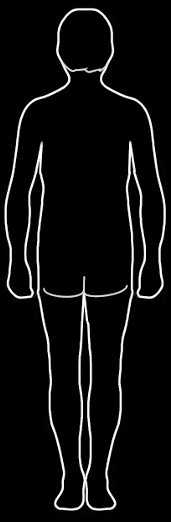
%> input picture BodySPM/bodySPM_back_outline.png, 171 x 522 px
$ octave s3_check_subject_response.m   (GNU Octave 9; MATLAB toolbox functions it lacks are replaced by stand-ins)
%> lines starting %> are read from the running program, lines starting %| are printed output that depends on the picture; in (x1, y1, x2, y2) boxes, pixels count from 0 and x2, y2 are one past the last pixel; in counts of white or black regions, pixels touching at a corner belong together; the program's own positions count from 1
%% you can use this code to investigate responses (from one or more subjects)
% and verify location of mask & outline for one and two sided data

addpath(genpath('/Users/jtsuvile/Documents/projects/kipupotilaat/code/BodySPM/'));
addpath(genpath('/Users/jtsuvile/Documents/projects/kipupotilaat/code/'));
cfg.outdata = '/Users/jtsuvile/Documents/projects/kipupotilaat/data/mat-files/';
back_outline = double(imread('bodySPM_back_outline.png'));
%> back_outline: size 522x171 double; min 0, max 255, mean 14.9; mean of the top-left, top-right, bottom-left and bottom-right quarters 14.1, 14, 16, 15.3
front_outline = double(imread('bodySPM_front_outline.png'));
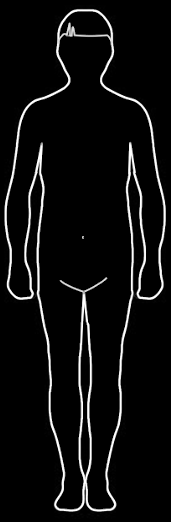
%> input picture BodySPM/bodySPM_front_outline.png, 171 x 522 px
%> front_outline: size 522x171 double; min 0, max 255, mean 14.8; mean of the top-left, top-right, bottom-left and bottom-right quarters 14.8, 14, 15.5, 15
back_outline(back_outline<50) = 0;
%> back_outline: size 522x171 double; min 0, max 255, mean 14.5
back_outline(back_outline>50) = 5;
%> back_outline: size 522x171 double; min 0, max 50, mean 0.4

front_outline(front_outline<50) = 0;
%> front_outline: size 522x171 double; min 0, max 255, mean 14.5; mean of the top-left, top-right, bottom-left and bottom-right quarters 14.5, 13.6, 15.1, 14.6
front_outline(front_outline>50) = 5;
%> front_outline: size 522x171 double; min 0, max 50, mean 0.4; mean of the top-left, top-right, bottom-left and bottom-right quarters 0.4, 0.4, 0.4, 0.4
outline = [front_outline back_outline];
outline(outline > 10) = 1;
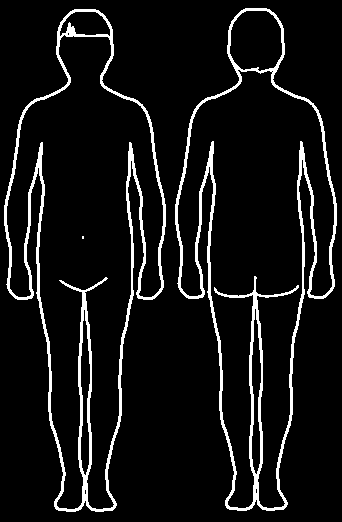
%> outline: size 522x342 double; min 0, max 5, mean 0.39; drawn with min black and max white
base=double(imread('bodySPM_base2.png'));
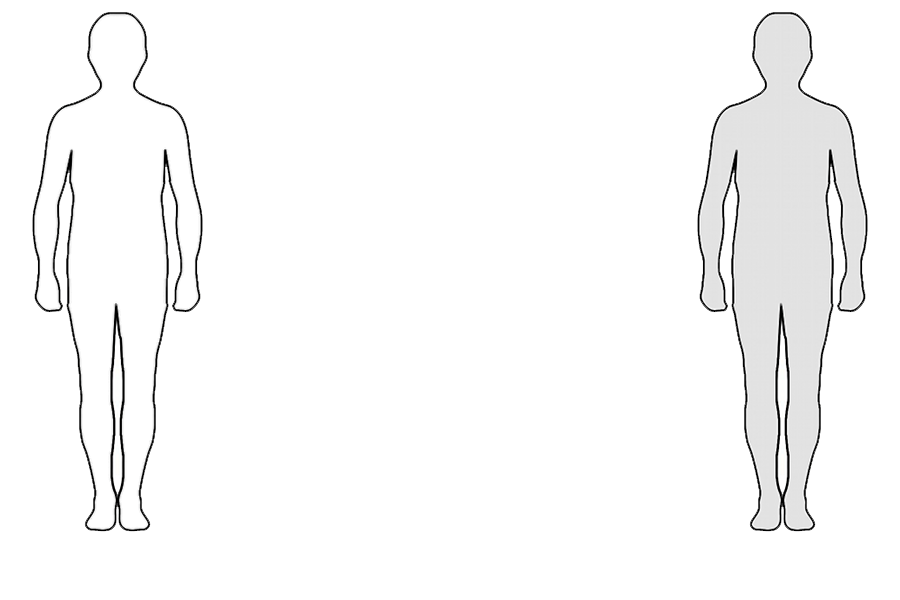
%> input picture BodySPM/bodySPM_base2.png, 900 x 600 px
mask=double(imread('bodySPM_base3.png'));
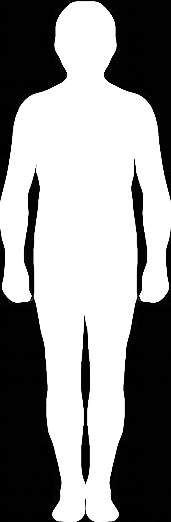
%> input picture BodySPM/bodySPM_base3.png, 171 x 522 px
%> mask: size 522x171 double; min 0, max 255, mean 144.3; mean of the top-left, top-right, bottom-left and bottom-right quarters 167.2, 168.2, 121, 120.7
fb_mask=double(imread('bodySPM_frontback_mask.png'));
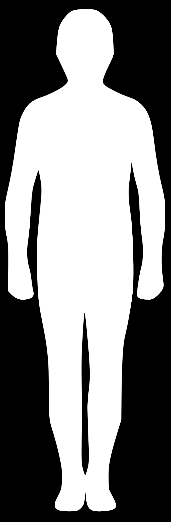
%> input picture BodySPM/bodySPM_frontback_mask.png, 171 x 522 px
%> fb_mask: size 522x171x3 double; min 0, max 255, mean 129.7; mean of the top-left, top-right, bottom-left and bottom-right quarters 152.8, 151.3, 107.6, 107
mask=double(mask*.85);
mask(mask<30) = 0;
mask(mask>1) = 1;
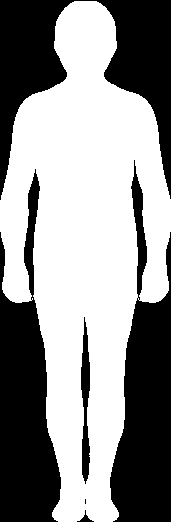
%> mask: size 522x171 double; values 0 (black) and 1 (white), 56.8% white; 6 black regions (1 under 20 px), largest, box (x1, y1, x2, y2) and area: (0, 0, 171, 200) 13505, (0, 169, 61, 522) 12024, (110, 160, 171, 522) 12021, (81, 317, 90, 484) 959, (77, 510, 94, 522) 62
fb_mask = fb_mask(:,:,1);
%> fb_mask: size 522x171 double
fb_mask(fb_mask<30) = 0;
%> fb_mask: size 522x171 double; min 0, max 255, mean 129.6
fb_mask(fb_mask > 1 ) =1;
%> fb_mask: size 522x171 double; values 0 (black) and 1 (white), 51.2% white; 2 black regions, box (x1, y1, x2, y2) and area: (0, 0, 171, 522) 42640, (82, 314, 90, 474) 899
fb_mask = [fb_mask fb_mask];
%> fb_mask: size 522x342 double; values 0 (black) and 1 (white), 51.2% white; 3 black regions, box (x1, y1, x2, y2) and area: (0, 0, 342, 522) 85280, (82, 314, 90, 474) 899, (253, 314, 261, 474) 899
base2=base(10:531,33:203,:);
base3 = [double(base2(:,:,1))];
base3(base3>5) = 2;
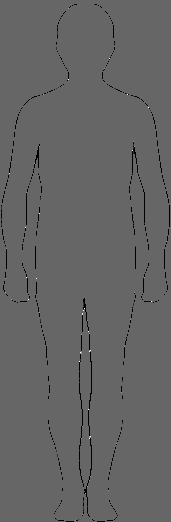
%> base3: size 522x171 double; min 0, max 5, mean 1.97; drawn with min black and max white
cfg.list = [cfg.outdata 'list.txt'];
%> (the run ends here)
